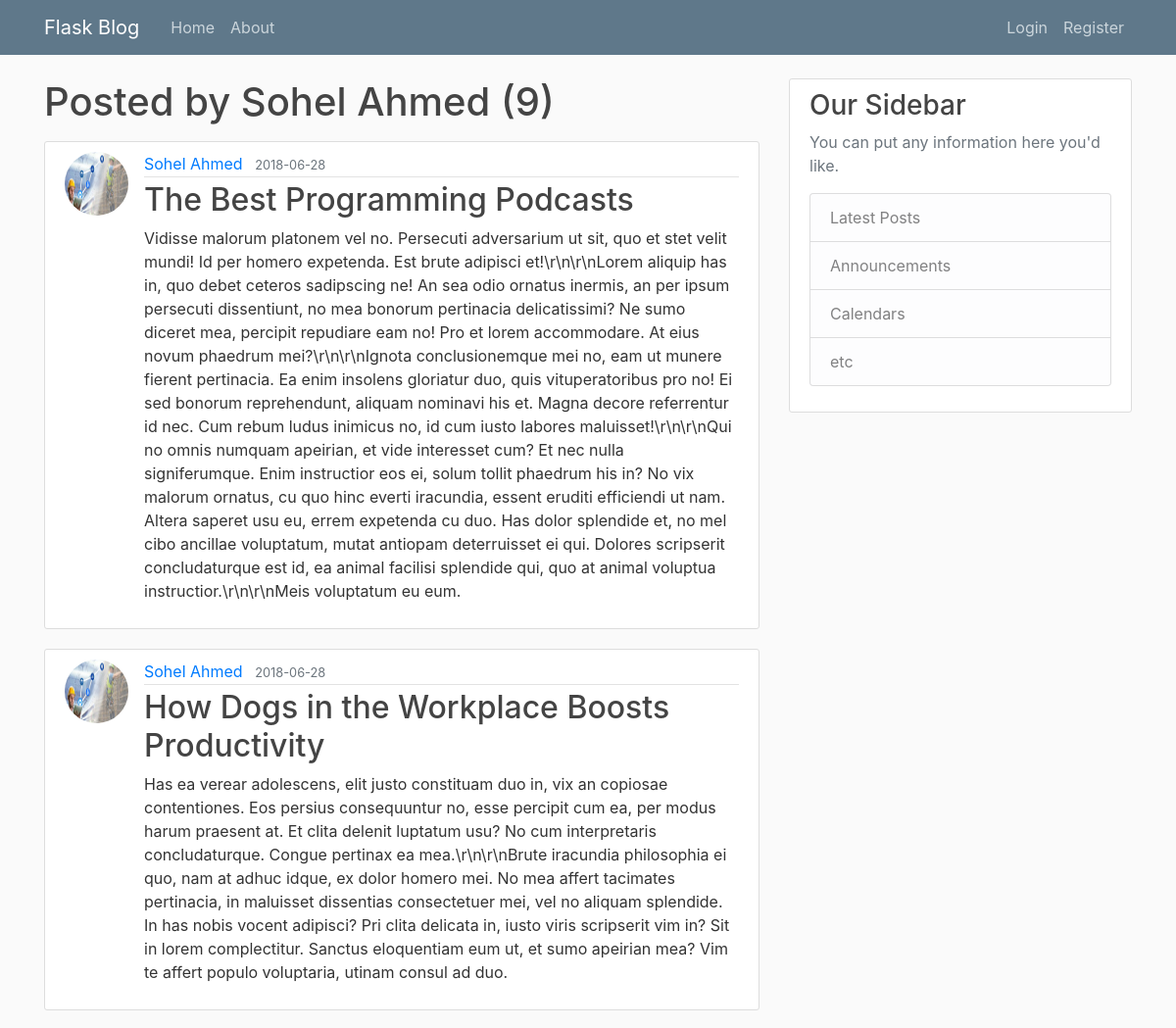
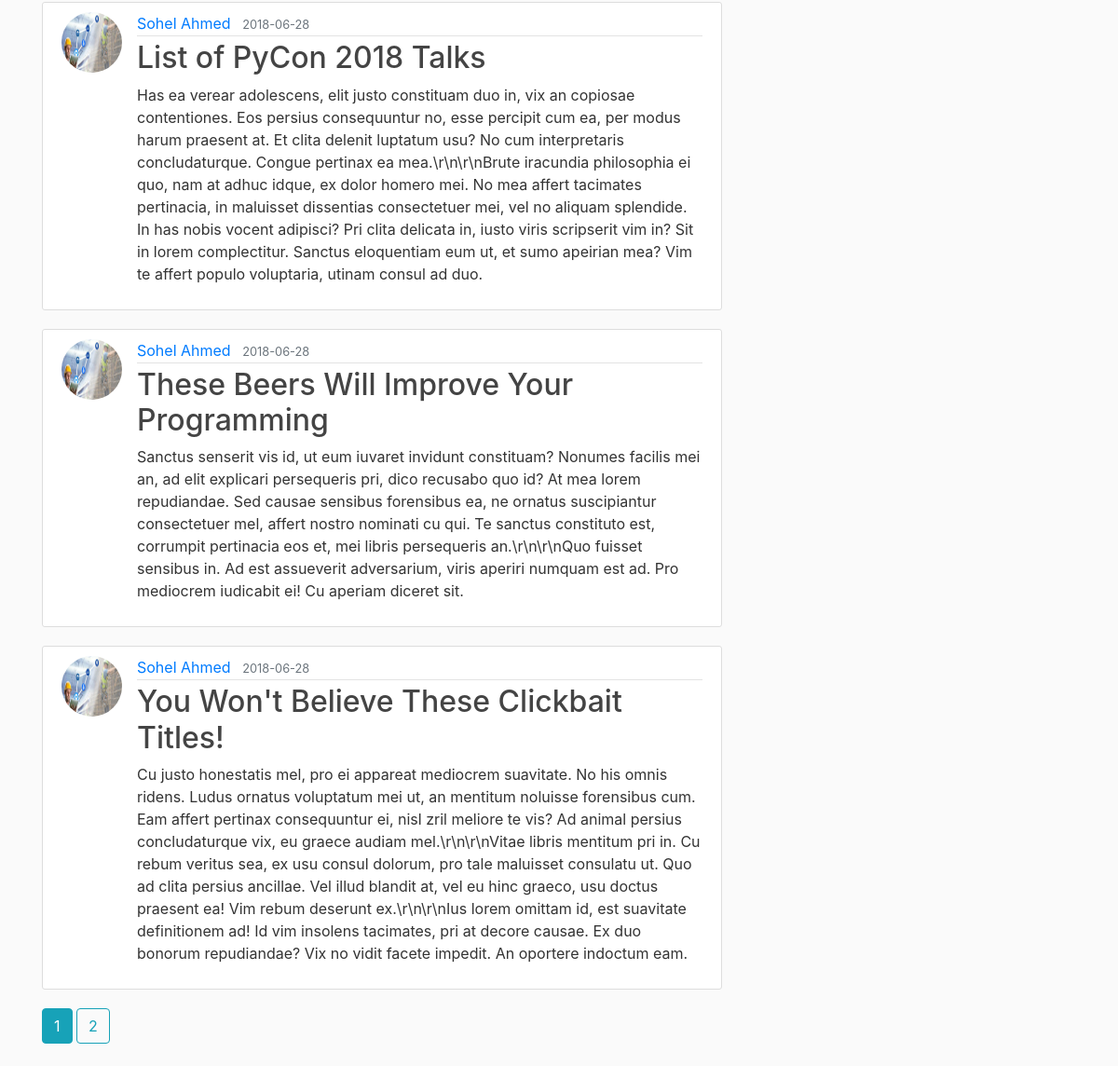
Page /user/Sohel Ahmed on the earlier database version (2 pictures, top to bottom).
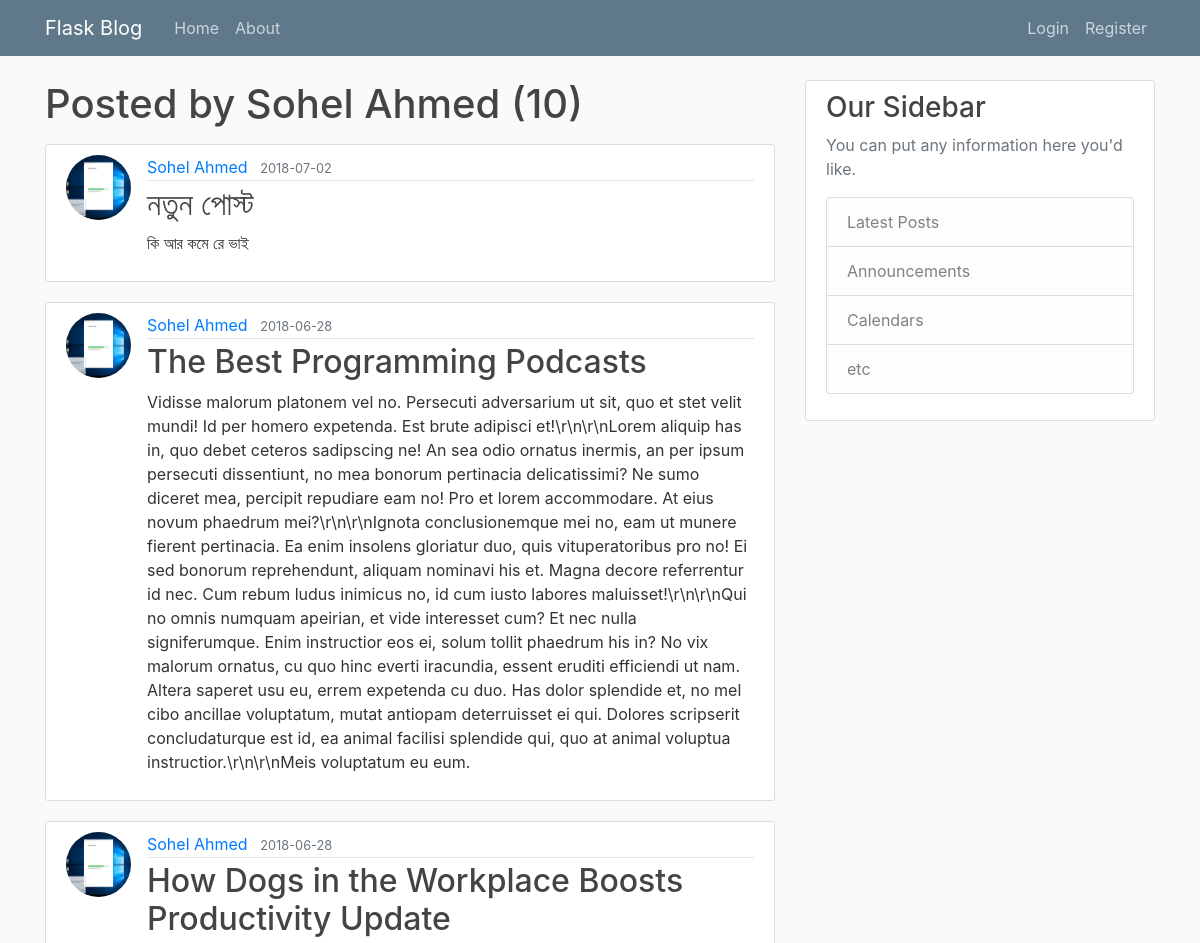
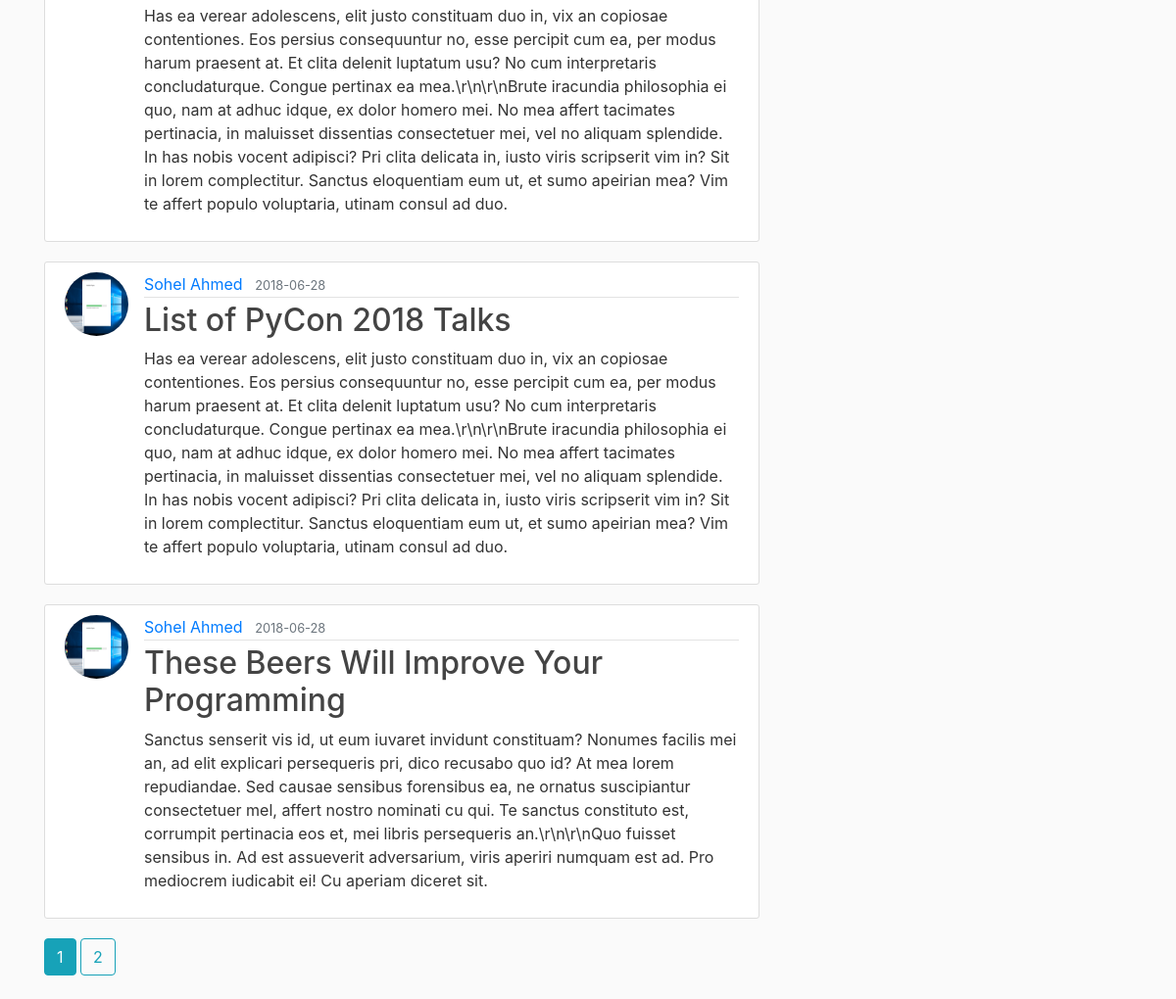
Same page on the later database version (2 pictures, top to bottom).
### flaskblog/models.py (models this page shows, shortened)
class Post(db.Model):
    id = db.Column(db.Integer,primary_key=True)
    title = db.Column(db.String(100),nullable = False)
    date_posted = db.Column(db.DateTime,nullable = False,default=datetime.utcnow)
    content = db.Column(db.Text,nullable=False)
    user_id = db.Column(db.Integer,db.ForeignKey('user.id'),nullable=False)

class User(db.Model,UserMixin):
    id = db.Column(db.Integer,primary_key=True)
    username = db.Column(db.String(20),unique=True,nullable=False)
    email = db.Column(db.String(120),unique=True,nullable=False)
    image_file = db.Column(db.String(20),nullable=False,default='default.jpg')
    password = db.Column(db.String(60),nullable=False)
    posts = db.relationship('Post',backref='author',lazy=True)

### flaskblog/users/routes.py (the view)
@users.route("/user/<string:username>")
def user_posts(username):
	user = User.query.filter_by(username=username).first_or_404()
	page = request.args.get('page',1,type=int)
	posts = Post.query.filter_by(author=user)\
		.order_by(Post.date_posted.desc())\
		.paginate(page=page,per_page=5)
	return render_template('user_posts.html',posts=posts,user=user)

### flaskblog/templates/user_posts.html
{% extends "layout.html" %}
{% block content %}
    <h1 class="mb-3">Posted by {{user.username}} ({{ posts.total }})</h1>
    {% for post in posts.items %}
        <article class="media content-section">
          <img class="rounded-circle article-img" src="{{ url_for('static',filename='profile_pics/'+post.author.image_file) }}">
          <div class="media-body">
            <div class="article-metadata">
              <a class="mr-2" href="{{ url_for('users.user_posts',username=user.username)}}">{{ post.author.username }}</a>
              <small class="text-muted">{{ post.date_posted.strftime('%Y-%m-%d') }}</small>
            </div>
            <h2><a class="article-title" href="{{ url_for('posts.post',post_id=post.id) }}">{{ post.title }}</a></h2>
            <p class="article-content">{{ post.content }}</p>
          </div>
        </article>
    {% endfor %}
    {% for page_no in posts.iter_pages(left_edge=1,right_edge=1,left_current=1,right_current=2) %}
        {% if page_no %}
          {% if posts.page == page_no %}
            <a class="btn btn-info mb-4" href="{{ url_for('users.user_posts',page=page_no,username=user.username)}}">{{ page_no }}</a>
          {% else %}
            <a class="btn btn-outline-info mb-4" href="{{ url_for('users.user_posts',page=page_no,username=user.username)}}">{{ page_no }}</a>
          {% endif %}
        {% else %}
          ...
        {% endif %}
    {% endfor %}
{% endblock content %}

Differences in the rows shown:
no longer on this page (row unchanged): Post: image_file (picture), author.username "Sohel Ahmed", date_posted "2018-06-28", title "You Won't Believe These Clickbait Titles!", content "Cu justo honestatis mel, pro ei appareat mediocrem suavitate. No his omnis ridens. Ludus ornatus voluptatum mei ut, an mentitum noluisse forensibus cum. Eam affert pertinax consequuntur ei, nisl zril meliore te vis? Ad animal persius concludaturque vix, eu graece audiam mel.\\r\\n\\r\\nVitae libris mentitum pri in. Cu rebum veritus sea, ex usu consul dolorum, pro tale maluisset consulatu ut. Quo ad clita persius ancillae. Vel illud blandit at, vel eu hinc graeco, usu doctus praesent ea! Vim rebum deserunt ex.\\r\\n\\r\\nIus lorem omittam id, est suavitate definitionem ad! Id vim insolens tacimates, pri at decore causae. Ex duo bonorum repudiandae? Vix no vidit facete impedit. An oportere indoctum…"
added Post: image_file (picture), author.username "Sohel Ahmed", date_posted "2018-07-02", title "নতুন পোস্ট", content "কি আর কমে রে ভাই"
changed through a linked row, Post "The Best Programming Podcasts": image_file: a different picture
changed Post: image_file: a different picture; title "How Dogs in the Workplace Boosts Productivity" → "How Dogs in the Workplace Boosts Productivity Update"
changed through a linked row, Post "List of PyCon 2018 Talks": image_file: a different picture
changed through a linked row, Post "These Beers Will Improve Your Programming": image_file: a different picture
Other differences:
{{ posts.total }}: "9" → "10"
